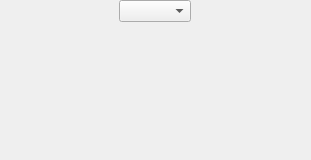
<?xml version="1.0" encoding="UTF-8"?>
<ui version="4.0">
 <class>JoystickFrame</class>
 <widget class="QWidget" name="JoystickFrame">
  <property name="geometry">
   <rect>
    <x>0</x>
    <y>0</y>
    <width>311</width>
    <height>160</height>
   </rect>
  </property>
  <property name="minimumSize">
   <size>
    <width>100</width>
    <height>160</height>
   </size>
  </property>
  <property name="windowTitle">
   <string>Joystick</string>
  </property>
  <layout class="QVBoxLayout" name="verticalLayout">
   <property name="spacing">
    <number>0</number>
   </property>
   <property name="leftMargin">
    <number>0</number>
   </property>
   <property name="topMargin">
    <number>0</number>
   </property>
   <property name="rightMargin">
    <number>0</number>
   </property>
   <property name="bottomMargin">
    <number>0</number>
   </property>
   <item>
    <layout class="QHBoxLayout" name="toolBarLayout">
     <property name="spacing">
      <number>0</number>
     </property>
     <property name="bottomMargin">
      <number>0</number>
     </property>
     <item>
      <widget class="QComboBox" name="cbJsw">
       <property name="sizePolicy">
        <sizepolicy hsizetype="Maximum" vsizetype="Fixed">
         <horstretch>0</horstretch>
         <verstretch>0</verstretch>
        </sizepolicy>
       </property>
       <property name="sizeAdjustPolicy">
        <enum>QComboBox::AdjustToContents</enum>
       </property>
      </widget>
     </item>
    </layout>
   </item>
   <item>
    <layout class="QHBoxLayout" name="horizontalLayout">
     <property name="spacing">
      <number>0</number>
     </property>
     <property name="leftMargin">
      <number>0</number>
     </property>
     <property name="topMargin">
      <number>0</number>
     </property>
     <property name="rightMargin">
      <number>0</number>
     </property>
     <property name="bottomMargin">
      <number>0</number>
     </property>
     <item>
      <widget class="QScrollArea" name="scrollArea">
       <property name="frameShape">
        <enum>QFrame::NoFrame</enum>
       </property>
       <property name="horizontalScrollBarPolicy">
        <enum>Qt::ScrollBarAlwaysOff</enum>
       </property>
       <property name="widgetResizable">
        <bool>true</bool>
       </property>
       <widget class="QWidget" name="ctrWidget">
        <property name="geometry">
         <rect>
          <x>0</x>
          <y>0</y>
          <width>287</width>
          <height>133</height>
         </rect>
        </property>
       </widget>
      </widget>
     </item>
     <item>
      <layout class="QVBoxLayout" name="verticalLayout_2">
       <property name="spacing">
        <number>0</number>
       </property>
       <property name="leftMargin">
        <number>0</number>
       </property>
       <property name="topMargin">
        <number>0</number>
       </property>
       <property name="rightMargin">
        <number>0</number>
       </property>
       <property name="bottomMargin">
        <number>0</number>
       </property>
       <item>
        <layout class="QVBoxLayout" name="ctrLayout">
         <property name="spacing">
          <number>0</number>
         </property>
         <property name="leftMargin">
          <number>0</number>
         </property>
         <property name="topMargin">
          <number>0</number>
         </property>
         <property name="rightMargin">
          <number>0</number>
         </property>
         <property name="bottomMargin">
          <number>0</number>
         </property>
        </layout>
       </item>
       <item>
        <spacer name="verticalSpacer">
         <property name="orientation">
          <enum>Qt::Vertical</enum>
         </property>
         <property name="sizeHint" stdset="0">
          <size>
           <width>20</width>
           <height>40</height>
          </size>
         </property>
        </spacer>
       </item>
      </layout>
     </item>
    </layout>
   </item>
  </layout>
  <action name="aConfig">
   <property name="icon">
    <iconset resource="../gcu.qrc">
     <normaloff>:/img/configure.png</normaloff>:/img/configure.png</iconset>
   </property>
   <property name="text">
    <string>Configure</string>
   </property>
   <property name="toolTip">
    <string>Configure</string>
   </property>
  </action>
  <action name="aReload">
   <property name="icon">
    <iconset resource="../gcu.qrc">
     <normaloff>:/img/transport_loop.png</normaloff>:/img/transport_loop.png</iconset>
   </property>
   <property name="text">
    <string>Reload</string>
   </property>
   <property name="toolTip">
    <string>Reload configurations</string>
   </property>
  </action>
 </widget>
 <resources>
  <include location="../gcu.qrc"/>
 </resources>
 <connections/>
</ui>
